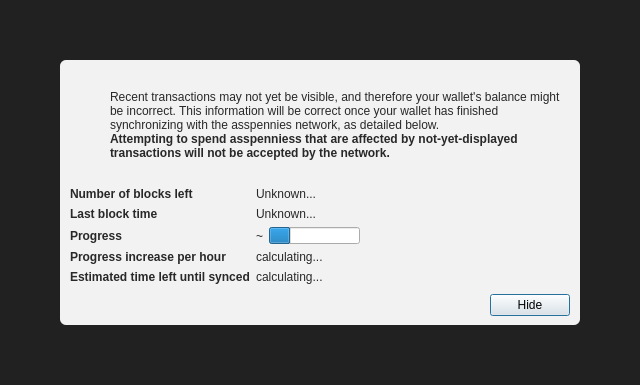
<?xml version="1.0" encoding="UTF-8"?>
<ui version="4.0">
 <class>ModalOverlay</class>
 <widget class="ModalOverlay" name="ModalOverlay">
  <property name="geometry">
   <rect>
    <x>0</x>
    <y>0</y>
    <width>640</width>
    <height>385</height>
   </rect>
  </property>
  <property name="windowTitle">
   <string>Form</string>
  </property>
  <layout class="QVBoxLayout" name="verticalLayout" stretch="0">
   <property name="sizeConstraint">
    <enum>QLayout::SetDefaultConstraint</enum>
   </property>
   <property name="leftMargin">
    <number>0</number>
   </property>
   <property name="topMargin">
    <number>0</number>
   </property>
   <property name="rightMargin">
    <number>0</number>
   </property>
   <property name="bottomMargin">
    <number>0</number>
   </property>
   <item>
    <widget class="QWidget" name="bgWidget" native="true">
     <property name="styleSheet">
      <string notr="true">#bgWidget { background: rgba(0,0,0,220); }</string>
     </property>
     <layout class="QVBoxLayout" name="verticalLayoutMain" stretch="1">
      <property name="leftMargin">
       <number>60</number>
      </property>
      <property name="topMargin">
       <number>60</number>
      </property>
      <property name="rightMargin">
       <number>60</number>
      </property>
      <property name="bottomMargin">
       <number>60</number>
      </property>
      <item>
       <widget class="QWidget" name="contentWidget" native="true">
        <property name="styleSheet">
         <string notr="true">#contentWidget { background: rgba(255,255,255,240); border-radius: 6px; }

QLabel { color: rgb(40,40,40);  }</string>
        </property>
        <layout class="QVBoxLayout" name="verticalLayoutSub" stretch="1,0,0,0">
         <property name="spacing">
          <number>0</number>
         </property>
         <property name="leftMargin">
          <number>10</number>
         </property>
         <property name="topMargin">
          <number>10</number>
         </property>
         <property name="rightMargin">
          <number>10</number>
         </property>
         <property name="bottomMargin">
          <number>10</number>
         </property>
         <item>
          <layout class="QHBoxLayout" name="horizontalLayoutIconText" stretch="0,1">
           <property name="topMargin">
            <number>20</number>
           </property>
           <item>
            <layout class="QVBoxLayout" name="verticalLayoutIcon">
             <property name="leftMargin">
              <number>0</number>
             </property>
             <item>
              <widget class="QPushButton" name="warningIcon">
               <property name="enabled">
                <bool>false</bool>
               </property>
               <property name="text">
                <string/>
               </property>
               <property name="icon">
                <iconset>
                 <normaloff>:/icons/warning</normaloff>
                 <disabledoff>:/icons/warning</disabledoff>:/icons/warning</iconset>
               </property>
               <property name="iconSize">
                <size>
                 <width>48</width>
                 <height>48</height>
                </size>
               </property>
               <property name="flat">
                <bool>true</bool>
               </property>
              </widget>
             </item>
             <item>
              <spacer name="verticalSpacerWarningIcon">
               <property name="orientation">
                <enum>Qt::Vertical</enum>
               </property>
               <property name="sizeHint" stdset="0">
                <size>
                 <width>20</width>
                 <height>40</height>
                </size>
               </property>
              </spacer>
             </item>
            </layout>
           </item>
           <item>
            <layout class="QVBoxLayout" name="verticalLayoutInfoText">
             <property name="leftMargin">
              <number>0</number>
             </property>
             <property name="topMargin">
              <number>0</number>
             </property>
             <item>
              <widget class="QLabel" name="infoText">
               <property name="text">
                <string>Recent transactions may not yet be visible, and therefore your wallet's balance might be incorrect. This information will be correct once your wallet has finished synchronizing with the asspennies network, as detailed below.</string>
               </property>
               <property name="textFormat">
                <enum>Qt::RichText</enum>
               </property>
               <property name="wordWrap">
                <bool>true</bool>
               </property>
              </widget>
             </item>
             <item>
              <widget class="QLabel" name="infoTextStrong">
               <property name="font">
                <font>
                 <weight>75</weight>
                 <bold>true</bold>
                </font>
               </property>
               <property name="text">
                <string>Attempting to spend asspenniess that are affected by not-yet-displayed transactions will not be accepted by the network.</string>
               </property>
               <property name="textFormat">
                <enum>Qt::RichText</enum>
               </property>
               <property name="wordWrap">
                <bool>true</bool>
               </property>
              </widget>
             </item>
             <item>
              <spacer name="verticalSpacerInTextSpace">
               <property name="orientation">
                <enum>Qt::Vertical</enum>
               </property>
               <property name="sizeHint" stdset="0">
                <size>
                 <width>20</width>
                 <height>40</height>
                </size>
               </property>
              </spacer>
             </item>
            </layout>
           </item>
          </layout>
         </item>
         <item>
          <spacer name="verticalSpacerAfterText">
           <property name="orientation">
            <enum>Qt::Vertical</enum>
           </property>
           <property name="sizeHint" stdset="0">
            <size>
             <width>20</width>
             <height>40</height>
            </size>
           </property>
          </spacer>
         </item>
         <item>
          <layout class="QFormLayout" name="formLayout">
           <property name="fieldGrowthPolicy">
            <enum>QFormLayout::FieldsStayAtSizeHint</enum>
           </property>
           <property name="horizontalSpacing">
            <number>6</number>
           </property>
           <property name="verticalSpacing">
            <number>6</number>
           </property>
           <property name="topMargin">
            <number>10</number>
           </property>
           <item row="0" column="0">
            <widget class="QLabel" name="labelNumberOfBlocksLeft">
             <property name="font">
              <font>
               <weight>75</weight>
               <bold>true</bold>
              </font>
             </property>
             <property name="text">
              <string>Number of blocks left</string>
             </property>
            </widget>
           </item>
           <item row="0" column="1">
            <widget class="QLabel" name="numberOfBlocksLeft">
             <property name="text">
              <string>Unknown...</string>
             </property>
            </widget>
           </item>
           <item row="1" column="0">
            <widget class="QLabel" name="labelLastBlockTime">
             <property name="font">
              <font>
               <weight>75</weight>
               <bold>true</bold>
              </font>
             </property>
             <property name="text">
              <string>Last block time</string>
             </property>
            </widget>
           </item>
           <item row="1" column="1">
            <widget class="QLabel" name="newestBlockDate">
             <property name="sizePolicy">
              <sizepolicy hsizetype="Maximum" vsizetype="Preferred">
               <horstretch>0</horstretch>
               <verstretch>0</verstretch>
              </sizepolicy>
             </property>
             <property name="text">
              <string>Unknown...</string>
             </property>
            </widget>
           </item>
           <item row="2" column="0">
            <widget class="QLabel" name="labelSyncDone">
             <property name="font">
              <font>
               <weight>75</weight>
               <bold>true</bold>
              </font>
             </property>
             <property name="text">
              <string>Progress</string>
             </property>
            </widget>
           </item>
           <item row="2" column="1">
            <layout class="QHBoxLayout" name="horizontalLayoutSync" stretch="0,1">
             <item>
              <widget class="QLabel" name="percentageProgress">
               <property name="text">
                <string notr="true">~</string>
               </property>
              </widget>
             </item>
             <item>
              <widget class="QProgressBar" name="progressBar">
               <property name="value">
                <number>24</number>
               </property>
               <property name="format">
                <string/>
               </property>
              </widget>
             </item>
            </layout>
           </item>
           <item row="4" column="0">
            <widget class="QLabel" name="labelProgressIncrease">
             <property name="font">
              <font>
               <weight>75</weight>
               <bold>true</bold>
              </font>
             </property>
             <property name="text">
              <string>Progress increase per hour</string>
             </property>
            </widget>
           </item>
           <item row="4" column="1">
            <widget class="QLabel" name="progressIncreasePerH">
             <property name="text">
              <string>calculating...</string>
             </property>
            </widget>
           </item>
           <item row="5" column="0">
            <widget class="QLabel" name="labelEstimatedTimeLeft">
             <property name="font">
              <font>
               <weight>75</weight>
               <bold>true</bold>
              </font>
             </property>
             <property name="text">
              <string>Estimated time left until synced</string>
             </property>
            </widget>
           </item>
           <item row="5" column="1">
            <widget class="QLabel" name="expectedTimeLeft">
             <property name="text">
              <string>calculating...</string>
             </property>
            </widget>
           </item>
          </layout>
         </item>
         <item>
          <layout class="QHBoxLayout" name="horizontalLayoutButtons">
           <property name="leftMargin">
            <number>10</number>
           </property>
           <property name="topMargin">
            <number>10</number>
           </property>
           <item>
            <spacer name="horizontalSpacer">
             <property name="orientation">
              <enum>Qt::Horizontal</enum>
             </property>
             <property name="sizeHint" stdset="0">
              <size>
               <width>40</width>
               <height>20</height>
              </size>
             </property>
            </spacer>
           </item>
           <item>
            <widget class="QPushButton" name="closeButton">
             <property name="text">
              <string>Hide</string>
             </property>
             <property name="focusPolicy">
              <enum>Qt::StrongFocus</enum>
             </property>
             <property name="default">
              <bool>true</bool>
             </property>
            </widget>
           </item>
          </layout>
         </item>
        </layout>
       </widget>
      </item>
     </layout>
    </widget>
   </item>
  </layout>
 </widget>
 <customwidgets>
  <customwidget>
   <class>ModalOverlay</class>
   <extends>QWidget</extends>
   <header>qt/modaloverlay.h</header>
   <container>1</container>
  </customwidget>
 </customwidgets>
 <resources/>
 <connections/>
</ui>
